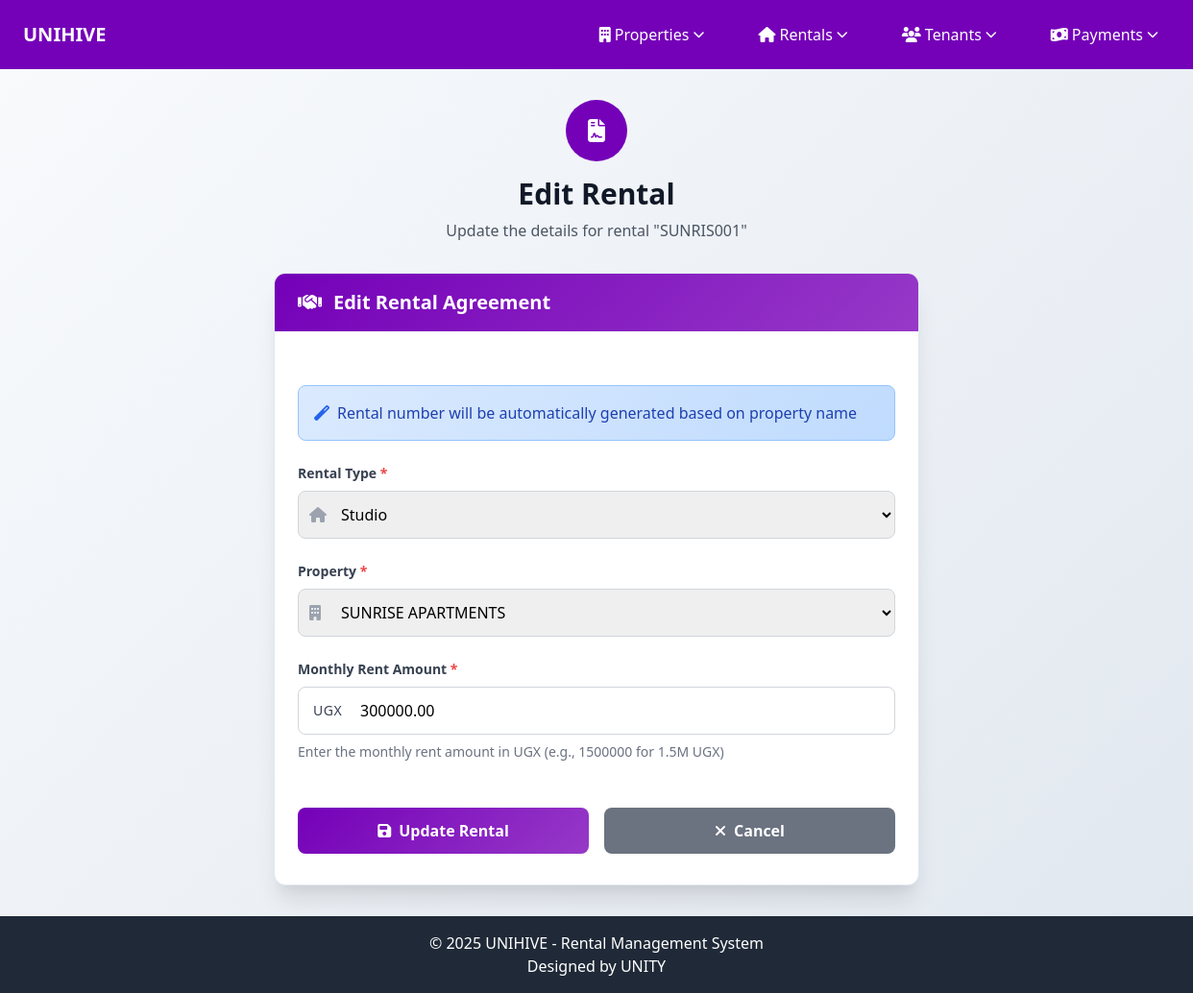
Screenshot of /rentals/4/edit/ with the database file from the repository.
### rentals/models.py (models this page shows, shortened)
class Rental(models.Model):
    rental_number = models.CharField(max_length=20, unique=True, blank=True)
    rental_type = models.CharField(max_length=50, choices=RENTAL_TYPES)
    property = models.ForeignKey('properties.Property', on_delete=models.CASCADE)
    monthly_rent_amount = models.DecimalField(max_digits=10, decimal_places=2)

### rentals/views.py (the view)
# urls.py: path('<int:pk>/edit/', views.rental_edit, name='rental_edit'),
def rental_edit(request, pk):
    rental = get_object_or_404(Rental, pk=pk)
    if request.method == 'POST':
        form = RentalForm(request.POST, instance=rental)
        if form.is_valid():
            try:
                with transaction.atomic():
                    updated_rental = form.save()
                    messages.success(
                        request,
                        f'Rental {updated_rental.rental_number} has been updated successfully!'
                    )
                    return redirect('rentals:rental_list')
            except Exception as e:
                messages.error(
                    request,
                    f'An error occurred while updating the rental: {str(e)}'
                )
        else:
            messages.error(
                request,
                'Please correct the errors below and try again.'
            )
    else:
        form = RentalForm(instance=rental)
    context = {
        'form': form,
        'rental': rental,
        'is_edit': True,
    }
    return render(request, 'rentalform.html', context)

### properties/models.py (called while the page is built)
    def __str__(self):
        return self.property_name

### rentals/templates/rentalform.html (shortened to what this page needs)
{% extends 'base.html' %}
{% load crispy_forms_tags %}
{% block content %}
<div class="form-container py-8 px-4">
    <div class="max-w-2xl mx-auto">
        <div class="text-center mb-8">
            <div class="inline-flex items-center justify-center w-16 h-16 bg-Unity-Purple rounded-full mb-4">
                <i class="fas fa-file-contract text-white text-2xl"></i>
            </div>
            <h1 class="text-3xl font-bold text-gray-900 mb-2">
                {% if is_edit %}Edit Rental{% else %}Add New Rental{% endif %}
            </h1>
            <p class="text-gray-600">
                {% if is_edit %}
                    Update the details for rental "{{ rental.rental_number }}"
                {% else %}
                    Create a new rental agreement in your rental management system
                {% endif %}
            </p>
        </div>
        <div class="form-card rounded-xl overflow-hidden">
            <div class="form-header px-6 py-4">
                <h2 class="text-xl font-semibold text-white flex items-center">
                    <i class="fas fa-handshake mr-3"></i>
                    {% if is_edit %}Edit{% else %}Create{% endif %} Rental Agreement
                </h2>
            </div>
            <div class="px-6 py-8">
                <form method="post" class="space-y-6" novalidate>
                    <div class="auto-info rounded-lg p-4 mb-6">
                        <div class="flex items-center">
                            <i class="fas fa-magic text-blue-600 mr-2"></i>
                            <span class="text-blue-800 font-medium">Rental number will be automatically generated based on property name</span>
                        </div>
                    </div>
                    <div class="space-y-2">
                        <label for="{{ form.rental_type.id_for_label }}" class="block text-sm form-label required-field">
                            Rental Type
                        </label>
                        <div class="relative">
                            <div class="absolute inset-y-0 left-0 pl-3 flex items-center pointer-events-none">
                            </div>
                            {{ form.rental_type }}
                        </div>
                    </div>
                    <div class="space-y-2">
                        <label for="{{ form.property.id_for_label }}" class="block text-sm form-label required-field">
                            Property
                        </label>
                        <div class="relative">
                            <div class="absolute inset-y-0 left-0 pl-3 flex items-center pointer-events-none">
                            </div>
                            {{ form.property }}
                        </div>
                    </div>
                    <div class="space-y-2">
                        <label for="{{ form.monthly_rent_amount.id_for_label }}" class="block text-sm form-label required-field">
                            Monthly Rent Amount
                        </label>
                        <div class="relative">
                            <div class="absolute inset-y-0 left-0 pl-4 flex items-center pointer-events-none">
                                <span class="currency-symbol text-sm font-medium">UGX</span>
                            </div>
                            {{ form.monthly_rent_amount }}
                        </div>
                        {% if form.monthly_rent_amount.help_text %}
                            <p class="text-sm text-gray-500">{{ form.monthly_rent_amount.help_text }}</p>
                        {% else %}
                            <p class="text-sm text-gray-500">Enter the monthly rent amount in UGX (e.g., 1500000 for 1.5M UGX)</p>
                        {% endif %}
                    </div>
                    <div class="flex flex-col sm:flex-row gap-4 pt-6">
                        <button type="submit" class="btn-unity flex-1 text-white font-semibold py-3 px-6 rounded-lg flex items-center justify-center">
                            <i class="fas fa-save mr-2"></i>
                            {% if is_edit %}Update Rental{% else %}Create Rental{% endif %}
                        </button>
                        <a href="{% url 'rentals:rental_list' %}" class="flex-1 bg-gray-500 hover:bg-gray-600 text-white font-semibold py-3 px-6 rounded-lg flex items-center justify-center transition duration-200">
                            <i class="fas fa-times mr-2"></i>
                            Cancel
                        </a>
                    </div>
                </form>
            </div>
        </div>
    </div>
</div>
{% endblock %}

### rentals/templates/rentalform.html (style rules this page uses)
.form-container { background: linear-gradient(135deg, #f8fafc 0%, #e2e8f0 100%); min-height: calc(100vh - 200px); }
.form-card { background: white; box-shadow: 0 20px 25px -5px rgba(0, 0, 0, 0.1), 0 10px 10px -5px rgba(0, 0, 0, 0.04); border: 1px solid #e2e8f0; }
.form-header { background: linear-gradient(135deg, #7400B8 0%, #9739C8 100%); }
.btn-unity { background: linear-gradient(135deg, #7400B8 0%, #9739C8 100%); transition: all 0.3s ease; }
.form-label { color: #374151; font-weight: 600; }
.required-field::after { content: " *"; color: #ef4444; }
.currency-symbol { color: #374151; font-weight: 600; font-size: 14px; letter-spacing: 0.5px; margin-right: 8px; }
.auto-info { background: linear-gradient(135deg, #dbeafe 0%, #bfdbfe 100%); border: 1px solid #93c5fd; }

### rows the page displays
Rental: rental_number "SUNRIS001", rental_type "Studio", property "SUNRISE APARTMENTS", monthly_rent_amount "300000.00"
